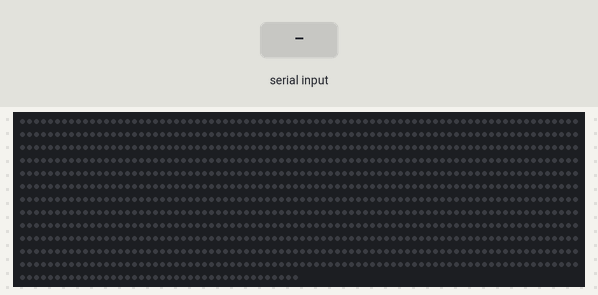
Bench run of a sketch on a simulated ESP32. Parts: 1000 RGB LEDs in strip order, left to right, continuing on the next row. Inputs (shaded band) come from the test bench. Dim RGB values are drawn brighter than linear; WiFi joins after 1.5 s; servers stay silent unless stated; what the sketch prints to the serial monitor is not drawn.

Above: at 2.7 s.
2.8 s: "ARRIS-8449\n" received over Serial
4.3 s: "on\n" received over Serial
At 4.9 s:
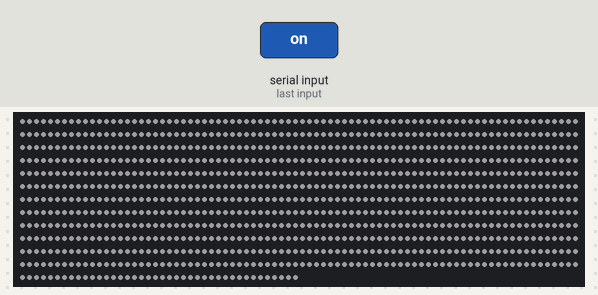
5.8 s: "off\n" received over Serial
At 6.1 s:
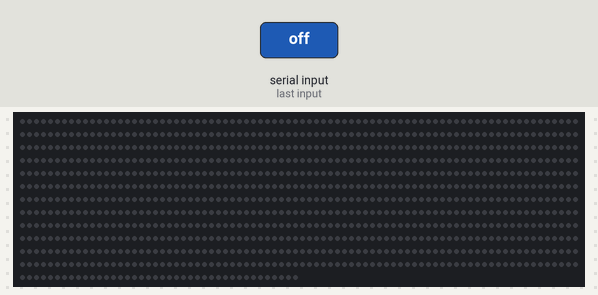
Timing chart, 0 to 7.2 s (numbered marks = the images above; inputs shaded):
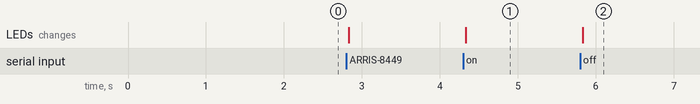

The sketch:

01_SerialCommands.ino
```cpp
#include <FastLED.h>
#include <WiFi.h>
#include <WiFiUdp.h>

/* WiFi network name and password */
//const char * ssid = "ARRIS-8449";
//const char * pwd = "5G5344103682";
const char * ssid = "NETGEAR04";
const char * pwd = "cloudycoconut630";

//check with ipconfig, make sure is right IPv4
const char * udpAddress = "192.168.1.2";
const int udpPort = 4242;

//create UDP instance
WiFiUDP udp;

#define NUM_LEDS 1000
#define LED_PIN 2
#define MAX_MILLIAMPS 2000

int idx = 0;
String command;

CRGB leds[NUM_LEDS];

void setup() {

  FastLED.addLeds<WS2815, LED_PIN, RGB>(leds, NUM_LEDS);
  FastLED.setBrightness(255);
  // limit my draw to 1A at 5v of power draw
  FastLED.setMaxPowerInVoltsAndMilliamps(12,MAX_MILLIAMPS);
  fill_solid(leds, NUM_LEDS, CRGB::Black);

   Serial.begin(115200);

  //Connect to the WiFi network
   WiFi.begin(ssid, pwd);
  Serial.println("");

  // Wait for connection
  while (WiFi.status() != WL_CONNECTED) {
    delay(500);
    Serial.print(".");
  }
  Serial.println("");
  Serial.print("Connected to ");
  Serial.println(ssid);
  Serial.print("IP address: ");
  Serial.println(WiFi.localIP());
  //This initializes udp and transfer buffer
  udp.begin(udpPort);


}

void loop() {
  Serial.println("");
  Serial.print("Connected to ");
  Serial.println(ssid);
  Serial.print("IP address: ");
  Serial.println(WiFi.localIP());
  //fill_solid(leds, NUM_LEDS, CRGB::White);
  //FastLED.show();
  //delay(500);
  //data will be sent to server
  uint8_t buffer[50] = "hello world";
  //send hello world to server
  udp.beginPacket(udpAddress, udpPort);
  udp.write(buffer, 11);
  udp.endPacket();
  memset(buffer, 0, 50);
  //processing incoming packet, must be called before reading the buffer
  udp.parsePacket();
  //receive response from server, it will be HELLO WORLD
  if(udp.read(buffer, 50) > 0){
    Serial.print("Server to client: ");
    Serial.println((char *)buffer);
  }
  if (Serial.available()){
    command = Serial.readStringUntil('\n');
    command.trim();
    if (command.equals("on")){
      fill_solid(leds, NUM_LEDS, CRGB::White);
    }
    else if (command.equals("off")){
      fill_solid(leds, NUM_LEDS, CRGB::Black);
    }


    FastLED.show();

  }
  //Wait for 1 second
  //delay(1);
}
```

Measured:
- after the input at 4.3 s, the LEDs: change at once (image 1)
- after the input at 5.8 s, the LEDs: change at once (image 2)
